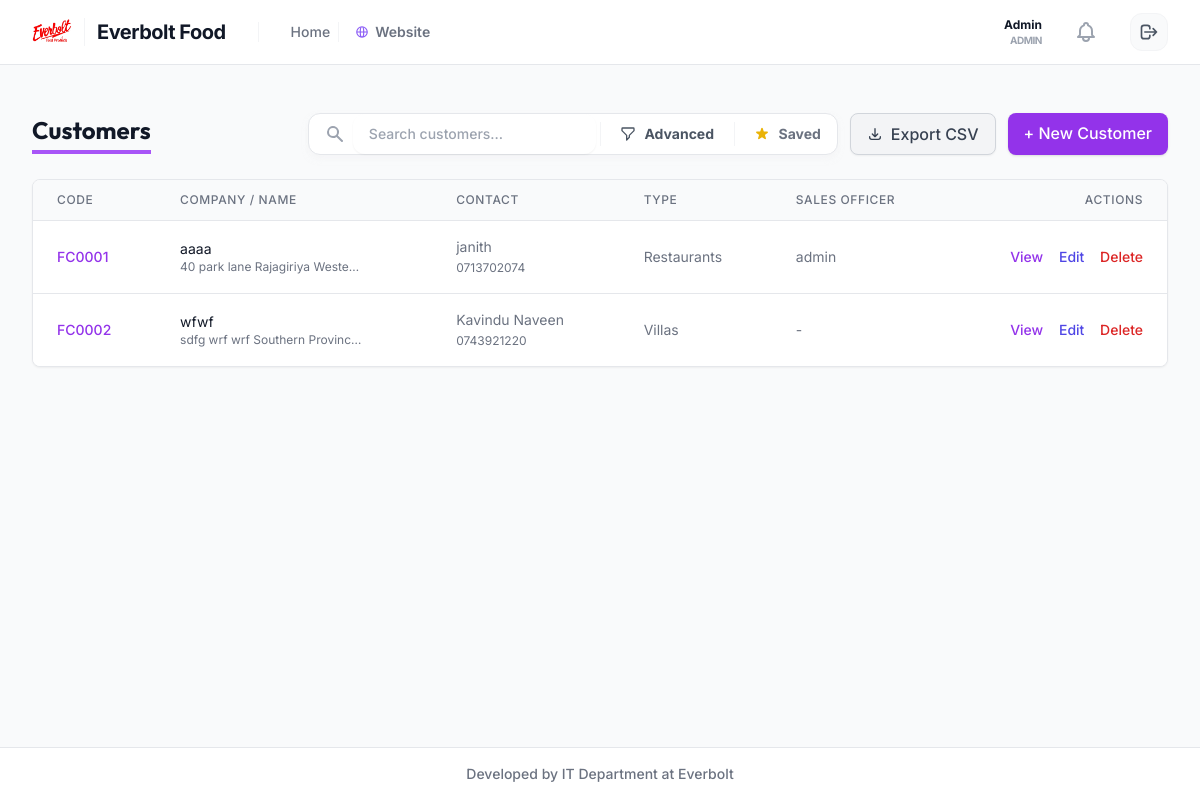
Before: /crm/ (signed in) with the older database file.
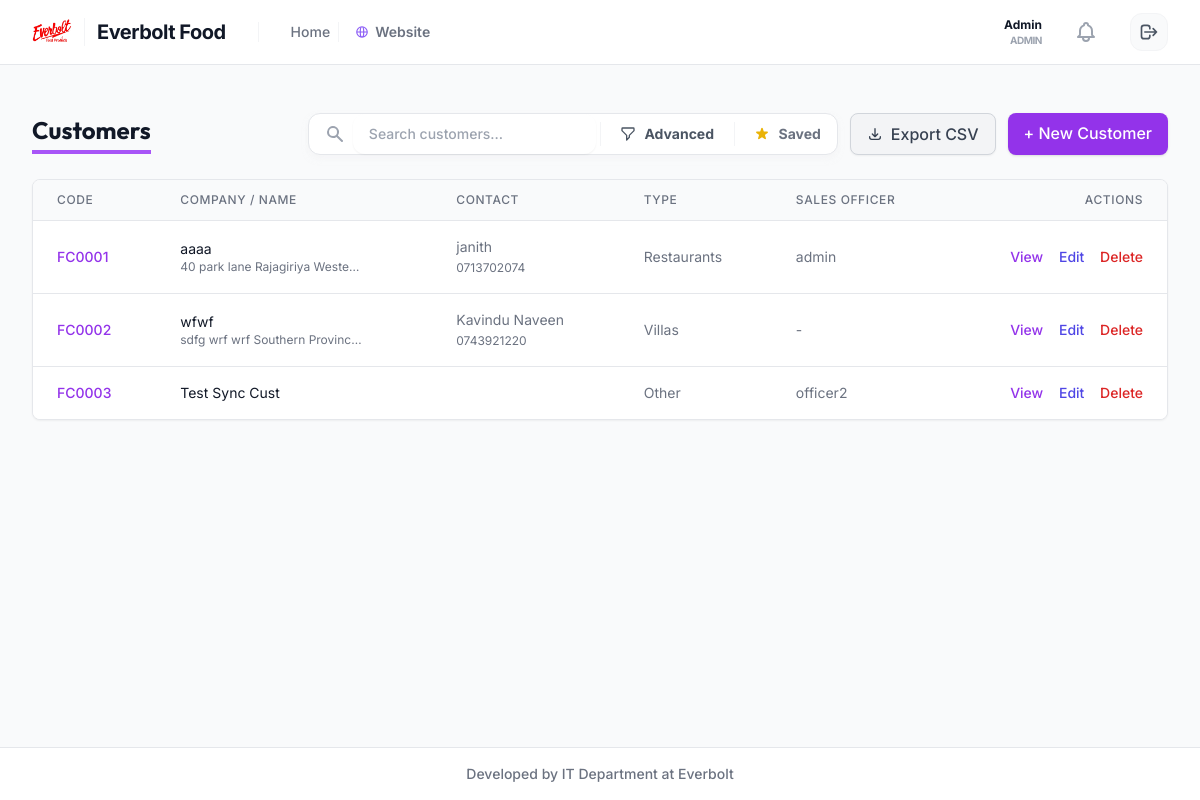
After: the same page with the newer database file.
### crm/models.py (models this page shows, shortened)
class Customer(models.Model):
    customer_code = models.CharField(max_length=50, unique=True, blank=True)
    customer_name = models.CharField(max_length=200)
    company_name = models.CharField(max_length=200, blank=True, null=True)
    contact_person = models.CharField(max_length=150)
    phone = models.CharField(max_length=50)
    phone_secondary = models.CharField(max_length=50, blank=True, null=True)
    email = models.EmailField(blank=True, null=True)
    billing_address_line1 = models.CharField(max_length=255, blank=True, null=True)
    billing_address_line2 = models.CharField(max_length=255, blank=True, null=True)
    billing_city = models.CharField(max_length=100, blank=True, null=True)
    billing_province = models.CharField(max_length=100, choices=ProvinceChoices.choices, blank=True, null=True)
    billing_zip_code = models.CharField(max_length=20, blank=True, null=True)
    delivery_address_line1 = models.CharField(max_length=255, blank=True, null=True)
    delivery_address_line2 = models.CharField(max_length=255, blank=True, null=True)
    delivery_city = models.CharField(max_length=100, blank=True, null=True)
    delivery_province = models.CharField(max_length=100, choices=ProvinceChoices.choices, blank=True, null=True)
    delivery_zip_code = models.CharField(max_length=20, blank=True, null=True)
    customer_type = models.CharField(max_length=50, choices=CustomerType.choices)
    custom_customer_type = models.CharField(max_length=150, blank=True, null=True)
    assigned_sales_officer = models.ForeignKey(settings.AUTH_USER_MODEL, on_delete=models.SET_NULL, null=True, blank=False, related_name='customers')
    order_type = models.CharField(max_length=50, choices=OrderType.choices, blank=True, null=True)
    payment_terms = models.CharField(max_length=50, choices=PaymentTerms.choices, default=PaymentTerms.CASH)
    credit_limit = models.DecimalField(max_digits=12, decimal_places=2, default=0.00)
    special_price_customer = models.BooleanField(default=False)
    payment_method = models.CharField(max_length=50, choices=PaymentMethod.choices, default=PaymentMethod.CASH)
    customer_status = models.CharField(max_length=50, choices=CustomerStatus.choices, default=CustomerStatus.ACTIVE)
    registration_date = models.DateField(auto_now_add=True)
    vat_enabled = models.BooleanField(default=True, help_text="Always compute 18% VAT")
    vat_number = models.CharField(max_length=50, blank=True, null=True)
    tin_number = models.CharField(max_length=50, blank=True, null=True)
    nic = models.CharField(max_length=20, blank=True, null=True)
    @property
    def billing_address(self):
        parts = []
        if self.billing_address_line1: parts.append(self.billing_address_line1)
        if self.billing_address_line2: parts.append(self.billing_address_line2)
        if self.billing_city: parts.append(self.billing_city)
        if self.billing_province: parts.append(self.get_billing_province_display())
        if self.billing_zip_code: parts.append(self.billing_zip_code)
        return "\n".join(parts)

### users/models.py (models this page shows, shortened)
class User(AbstractUser):
    class Roles(models.TextChoices):
        ADMIN = 'ADMIN', 'Admin'
        SALES_OFFICER = 'SALES_OFFICER', 'Sales Officer'
        USER = 'USER', 'User'
    role = models.CharField(max_length=50, choices=Roles.choices, default=Roles.SALES_OFFICER)
    contact_number = models.CharField(max_length=20, blank=True, null=True)
    assigned_area = models.CharField(max_length=100, blank=True, null=True)
    is_delivery_officer = models.BooleanField(default=False, verbose_name="Is a Delivery Officer?", help_text="User can be assigned to deliver orders.")
    monthly_target = models.DecimalField(max_digits=12, decimal_places=2, default=0.00, help_text="Monthly sales target (Ex-VAT) for this officer.")
    can_set_targets = models.BooleanField(default=False, verbose_name="Can Set Sales Targets?", help_text="Allow this user to access the Analytics Target Management page.")
    def is_admin(self):
        return self.role == self.Roles.ADMIN or self.is_superuser
    @property
    def unread_notifications(self):
        return getattr(self, 'notifications', None) and self.notifications.filter(is_read=False).order_by('-created_at') or []
    @property
    def recent_notifications(self):
        return getattr(self, 'notifications', None) and self.notifications.order_by('-created_at')[:20] or []
    def has_perm(self, perm, obj=None):
        if self.is_admin():
            return True
        return super().has_perm(perm, obj)

### crm/views.py (the view)
# urls.py: path('', views.CustomerListView.as_view(), name='customer_list'),
class CustomerListView(LoginRequiredMixin, PermissionRequiredMixin, ListView):
    model = Customer
    template_name = 'crm/customer_list.html'
    context_object_name = 'customers'
    paginate_by = 20
    permission_required = 'crm.view_customer'
    def get_queryset(self):
        qs = super().get_queryset()
        has_sales = self.request.GET.get('has_sales')
        if has_sales == 'true':
            qs = qs.filter(invoice__isnull=False).distinct()
        elif has_sales == 'false':
            qs = qs.filter(invoice__isnull=True)
        customer_type = self.request.GET.get('customer_type')
        if customer_type:
            qs = qs.filter(customer_type=customer_type)
        q = self.request.GET.get('q')
        if q:
            qs = qs.filter(customer_name__icontains=q) | qs.filter(customer_code__icontains=q) | qs.filter(company_name__icontains=q)
        return qs
    def get_context_data(self, **kwargs):
        context = super().get_context_data(**kwargs)
        try:
            from users.models import SavedFilter
            context['saved_filters'] = SavedFilter.objects.filter(user=self.request.user, model_name='Customer')
        except ImportError:
            context['saved_filters'] = []
        context['model_name'] = 'Customer'
        return context

### crm/templates/crm/customer_list.html (shortened to what the changed rows need)
{% extends 'layouts/base.html' %}
{% block content %}
<div class="px-4 py-6 sm:px-0">
    <div class="flex justify-between items-center mb-6">
        <h1 class="text-2xl font-bold text-gray-900 border-b-4 border-purple-500 inline-block pb-1">Customers</h1>
    </div>
    <div class="bg-white shadow-sm rounded-lg border border-gray-200 overflow-hidden">
        <div class="overflow-x-auto">
            <table class="min-w-full divide-y divide-gray-200">
                <thead class="bg-gray-50">
                    <tr>
                        <th scope="col" class="px-6 py-3 text-left text-xs font-medium text-gray-500 uppercase tracking-wider">Code</th>
                        <th scope="col" class="px-6 py-3 text-left text-xs font-medium text-gray-500 uppercase tracking-wider">Company / Name</th>
                        <th scope="col" class="px-6 py-3 text-left text-xs font-medium text-gray-500 uppercase tracking-wider">Contact</th>
                        <th scope="col" class="px-6 py-3 text-left text-xs font-medium text-gray-500 uppercase tracking-wider">Type</th>
                        <th scope="col" class="px-6 py-3 text-left text-xs font-medium text-gray-500 uppercase tracking-wider">Sales Officer</th>
                        {% if perms.crm.change_customer or perms.crm.delete_customer %}
                        <th scope="col" class="px-6 py-3 text-right text-xs font-medium text-gray-500 uppercase tracking-wider">Actions</th>
                        {% endif %}
                    </tr>
                </thead>
                <tbody class="bg-white divide-y divide-gray-200">
                    {% for customer in customers %}
                    <tr class="hover:bg-gray-50 transition-colors">
                        <td class="px-6 py-4 whitespace-nowrap text-sm font-medium"><a href="{% url 'customer_detail' customer.pk %}" class="text-purple-600 hover:text-purple-900 hover:underline">{{ customer.customer_code }}</a></td>
                        <td class="px-6 py-4 text-sm text-gray-900">
                            {{ customer.company_name|default:customer.customer_name }}
                            <div class="text-xs text-gray-500">{{ customer.billing_address|truncatechars:30 }}</div>
                        </td>
                        <td class="px-6 py-4 whitespace-nowrap text-sm text-gray-500">
                            {{ customer.contact_person }}<br>
                            <span class="text-xs">{{ customer.phone }}{% if customer.phone_secondary %} / {{ customer.phone_secondary }}{% endif %}</span>
                        </td>
                        <td class="px-6 py-4 whitespace-nowrap text-sm text-gray-500">{{ customer.get_customer_type_display }}</td>
                        <td class="px-6 py-4 whitespace-nowrap text-sm text-gray-500">{{ customer.assigned_sales_officer.username|default:"-" }}</td>
                        {% if perms.crm.change_customer or perms.crm.delete_customer %}
                        <td class="px-6 py-4 whitespace-nowrap text-right text-sm font-medium">
                            <a href="{% url 'customer_detail' customer.pk %}" class="text-purple-600 hover:text-purple-900 mr-3">View</a>
                            {% if perms.crm.change_customer %}
                            <a href="{% url 'customer_edit' customer.pk %}" class="text-indigo-600 hover:text-indigo-900 mr-3">Edit</a>
                            {% endif %}
                            {% if perms.crm.delete_customer %}
                            <a href="{% url 'customer_delete' customer.pk %}" class="text-red-600 hover:text-red-900">Delete</a>
                            {% endif %}
                        </td>
                        {% endif %}
                    </tr>
                    {% empty %}
                    <tr>
                        <td colspan="6" class="px-6 py-10 text-center text-gray-500">
                            No customers found. Click "New Customer" to add one.
                        </td>
                    </tr>
                    {% endfor %}
                </tbody>
            </table>
        </div>
    </div>
</div>
{% endblock %}

Changed rows visible on the page:
added Customer: customer_code "FC0003", company_name "Test Sync Cust", customer_type "Other", assigned_sales_officer.username "officer2"
